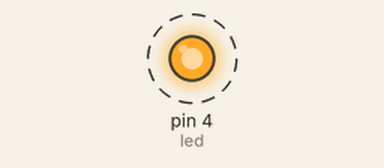
The sketch below on a simulated Arduino Uno, built with avr-gcc and run on an emulated ATmega328P. Parts: output pins drawn as LEDs (lit = HIGH). Dashed ring = blinking. What the sketch prints to the serial monitor is not drawn.

Above: at 0.5 s.
Timing chart, 0 to 4.6 s (numbered marks = the images above):
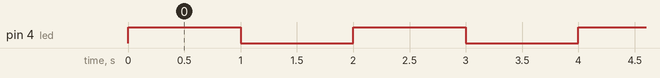

Measured:
- by itself, pin 4 (led): alternates HIGH for 1.0 s and LOW for 1.0 s

The sketch:

blink1darnell.ino
```cpp
const int led = 4;
int buttonState;
int ledState;

void setup() {
pinMode(led, OUTPUT);
Serial.begin(9600);
}

void loop() {

digitalWrite(led, HIGH);
delay(1000);
digitalWrite(led, LOW);
delay(1000);

digitalWrite(led, HIGH);
Serial.println("LED is on");
delay(1000);

digitalWrite(led, LOW);
Serial.println("LED is off");
delay(1000);
}
```
